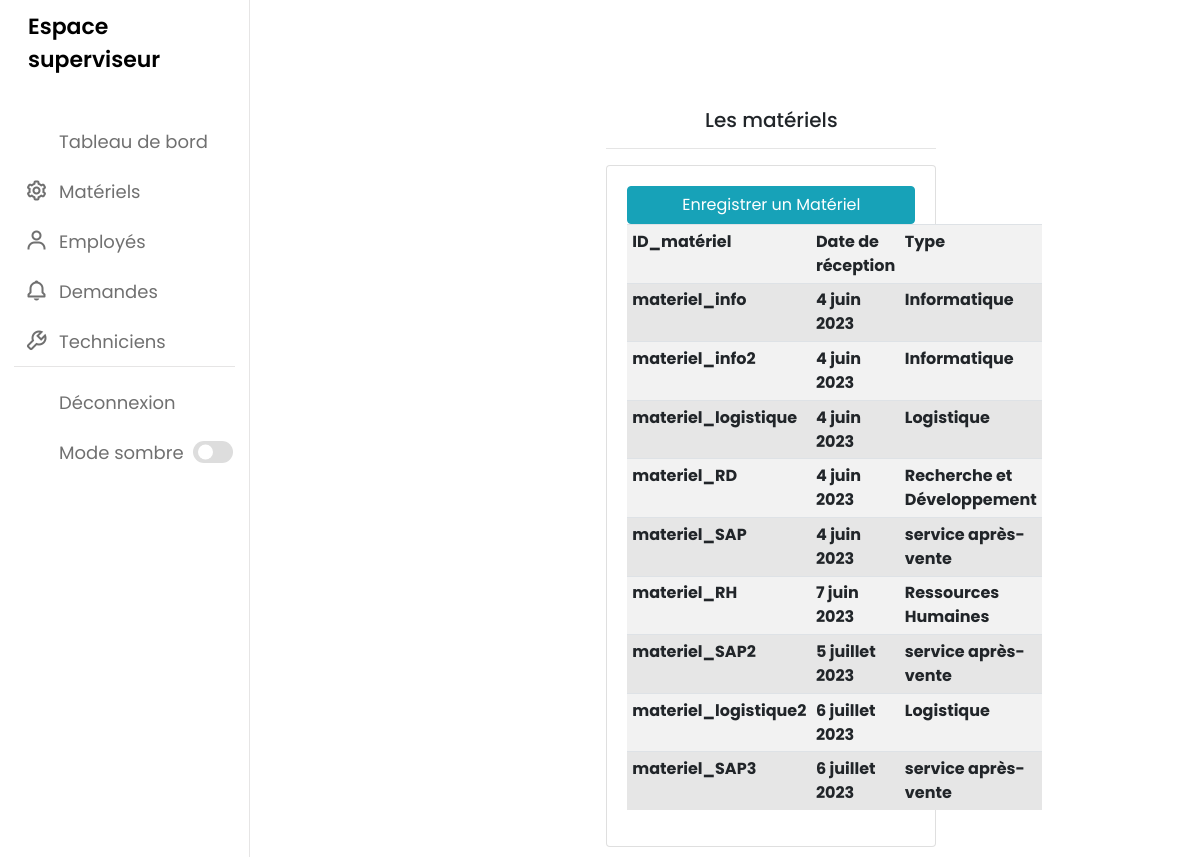
Page /xmateriel/ (signed in) on the committed database.
### materiel/models.py (models this page shows, shortened)
class materiel(models.Model):
    ID_M = models.CharField(max_length=200, unique=True, null=True)
    departement = models.ManyToManyField(Tag)
    datedereception = models.DateField(auto_now_add=True)
    Nature = models.CharField(max_length=200, null=True)

class Tag(models.Model):
    departement_m = models.CharField(max_length=200, null=True)

### materiel/views.py (the view)
# urls.py: path('xmateriel/', views.xmateriel, name='xmateriel'),
@login_required(login_url='acces')
def xmateriel(request):
    materiels=materiel.objects.all()
    context={'materiels':materiels }
    return render(request,'materiel/xmateriel.html',context)

### templates/materiel/xmateriel.html (shortened to what this page needs)
{% extends 'main2.html' %}
{% block content %}
<br>
<center>
    <center>
   	<div class="col-12">
		<h5>Les matériels </h5>
		<hr>
		<div class="card card-body">
			<a class="btn btn-secondary btn-info btn-block" href="{% url 'enreg_materiel' %}">Enregistrer un Matériel</a>
          <table  class="table table-sm">
				<tr>
					<th>ID_matériel</th>
					<th>Date de réception</th>
					<th>Type</th>
				</tr>
				{% for materiel in materiels  %}
				<tr>
					<th>{{materiel.ID_M}}</th>
					<th>{{materiel.datedereception}}</th>
					<th>
						{% for tag in materiel.departement.all %}
						  {{ tag.departement_m }}
						{% endfor %}
					  </th>
				</tr>
					{% endfor %}
			</table>
		</div>
	</div>
</div>
{% endblock content%}

### templates/main2.html (shortened to what this page needs)
<!DOCTYPE html>
{% load static %}
<html lang="en">
<head>
    <link rel="stylesheet" href="https://stackpath.bootstrapcdn.com/bootstrap/4.5.2/css/bootstrap.min.css">
</head>
<body>  <section class="dashboard">
<div class="col-lg-8" style="margin-top: 50px ;margin-left: 200px;">
    {% include 'base/navbartest.html' %}
    <div class="container">
        <div class="row justify-content-center">
            <div class="col-lg-8">
                <br>
                {% block content %}
                {% endblock content%}
            </div>
        </div>
    </div>
</section>
</body>
</html>

### templates/base/navbartest.html (shortened to what this page needs)
<!DOCTYPE html>
<html lang="en">
<head>
    <link rel="stylesheet" href="style.css">
    <link rel="stylesheet" href="https://unicons.iconscout.com/release/v4.0.0/css/line.css">
    <link
    href="https://unpkg.com/boxicons@2.1.2/css/boxicons.min.css"
    rel="stylesheet"
  />
</head>
<body>
    <nav>
        <div class="logo-name">
            <span class="logo_name">Espace superviseur</span>
        </div>
        <div class="menu-items">
            <ul class="nav-links">
              <li><a href="{% url 'dashboard' %}">
                <i class="uil uil-estate"></i>
                <span class="link-name">Tableau de bord</span>
            </a></li>
            <li><a href="{% url 'xmateriel' %}">
                <i class="bx bx-cog icon"></i>
                <span class="link-name">Matériels</span>
            </a></li>
            <li><a href="{% url 'xemploye' %}" >
                <i class="bx bx-user icon"></i>
            <span class="link-name">Employés</span>
            </a></li>
            <li><a href="{% url 'xdemande' %}" >
                <i class="bx bx-bell icon"></i>
                <span class="link-name">Demandes</span>
            </a></li>
            <li><a href="{% url 'xtechnicien' %}">
                <i class="bx bx-wrench icon"></i>
                <span class="link-name">Techniciens</span>
            </a></li>
            <ul class="logout-mode">
                <li><a href="{% url 'Quitter' %}">
                    <i class="uil uil-signout"></i>
                    <span class="link-name">Déconnexion</span>
                </a></li>
                <li class="mode">
                    <a href="#">
                        <i class="uil uil-moon"></i>
                    <span class="link-name">Mode sombre </span>
                </a>
                <div class="mode-toggle">
                  <span class="switch"></span>
                </div>
            </li>
            </ul>
        </div>
    </nav>

### static/css/style.css (style rules this page uses)
* { margin: 0; padding: 0; box-sizing: border-box; font-family: 'Poppins', sans-serif; }
:root { --primary-color: #0E4BF1; --panel-color: #FFF; --text-color: #000; --black-light-color: #707070; --border-color: #e6e5e5; --toggle-color: #DDD; --box1-color: #4DA3FF; --box2-color: #FFE6AC; --box3-color: #E7D1FC; --title-icon-color: #fff; --tran-05: all 0.5s ease; --tran-03: all 0.3s ease; --tran-03: all 0.2s ease; }
body { min-height: 100vh; background-color: var(--primary-color); }
nav { position: fixed; top: 0; left: 0; height: 100%; width: 250px; padding: 10px 14px; background-color: var(--panel-color); border-right: 1px solid var(--border-color); transition: var(--tran-05); }
nav .logo-name { display: flex; align-items: center; }
nav .logo-name .logo_name { font-size: 22px; font-weight: 600; color: var(--text-color); margin-left: 14px; transition: var(--tran-05); }
nav .menu-items { margin-top: 40px; height: calc(100% - 90px); display: flex; flex-direction: column; justify-content: space-between; }
.menu-items li { list-style: none; }
.menu-items li a { display: flex; align-items: center; height: 50px; text-decoration: none; position: relative; }
.menu-items li a i { font-size: 24px; min-width: 45px; height: 100%; display: flex; align-items: center; justify-content: center; color: var(--black-light-color); }
.menu-items li a .link-name { font-size: 18px; font-weight: 400; color: var(--black-light-color); transition: var(--tran-05); }
.menu-items .logout-mode { padding-top: 10px; border-top: 1px solid var(--border-color); }
.menu-items .mode { display: flex; align-items: center; white-space: nowrap; }
.menu-items .mode-toggle { position: absolute; right: 14px; height: 50px; min-width: 45px; display: flex; align-items: center; justify-content: center; cursor: pointer; }
.mode-toggle .switch { position: relative; display: inline-block; height: 22px; width: 40px; border-radius: 25px; background-color: var(--toggle-color); }
.switch:before { content: ""; position: absolute; left: 5px; top: 50%; transform: translateY(-50%); height: 15px; width: 15px; background-color: var(--panel-color); border-radius: 50%; transition: var(--tran-03); }
.dashboard { position: relative; left: 250px; background-color: var(--panel-color); min-height: 100vh; width: calc(100% - 250px); padding: 10px 14px; transition: var(--tran-05); }

### templates/materiel/xmateriel.html (style rules this page uses)
tbody tr:nth-child(odd) { background-color: #F2F2F2; }
tbody tr:nth-child(even) { background-color: #E6E6E6; }
table { background-color: #FFFFFF; }

### rows in the picture
materiel: ID_M "materiel_info", datedereception "4 juin 2023"
Tag: departement_m "Informatique"
materiel: ID_M "materiel_info2", datedereception "4 juin 2023"
materiel: ID_M "materiel_logistique", datedereception "4 juin 2023"
Tag: departement_m "Logistique"
materiel: ID_M "materiel_RD", datedereception "4 juin 2023"
Tag: departement_m "Recherche et Développement"
materiel: ID_M "materiel_SAP", datedereception "4 juin 2023"
Tag: departement_m "service après-vente"
materiel: ID_M "materiel_RH", datedereception "7 juin 2023"
Tag: departement_m "Ressources Humaines"
materiel: ID_M "materiel_SAP2", datedereception "5 juillet 2023"
materiel: ID_M "materiel_logistique2", datedereception "6 juillet 2023"
materiel: ID_M "materiel_SAP3", datedereception "6 juillet 2023"
